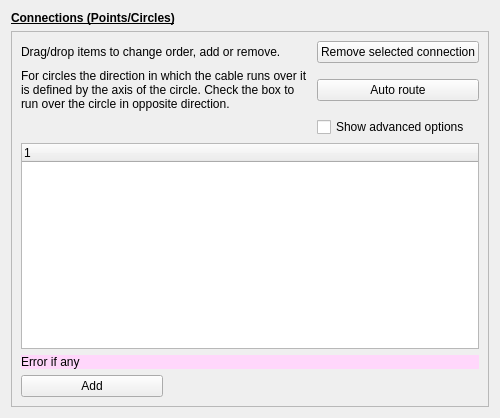
<?xml version="1.0" encoding="UTF-8"?>
<ui version="4.0">
 <class>ConnectionForm</class>
 <widget class="QWidget" name="ConnectionForm">
  <property name="geometry">
   <rect>
    <x>0</x>
    <y>0</y>
    <width>500</width>
    <height>418</height>
   </rect>
  </property>
  <property name="windowTitle">
   <string>Form</string>
  </property>
  <layout class="QVBoxLayout" name="verticalLayout">
   <item>
    <widget class="QLabel" name="label_3">
     <property name="text">
      <string>&lt;html&gt;&lt;head/&gt;&lt;body&gt;&lt;p&gt;&lt;span style=&quot; font-weight:600; text-decoration: underline;&quot;&gt;Connections (Points/Circles)&lt;/span&gt;&lt;/p&gt;&lt;/body&gt;&lt;/html&gt;</string>
     </property>
     <property name="wordWrap">
      <bool>true</bool>
     </property>
     <property name="indent">
      <number>-1</number>
     </property>
    </widget>
   </item>
   <item>
    <widget class="QFrame" name="frame">
     <property name="frameShape">
      <enum>QFrame::StyledPanel</enum>
     </property>
     <property name="frameShadow">
      <enum>QFrame::Raised</enum>
     </property>
     <layout class="QGridLayout" name="gridLayout">
      <item row="4" column="1" colspan="2">
       <widget class="QLabel" name="label_8">
        <property name="text">
         <string>Drag/drop items to change order, add or remove.</string>
        </property>
        <property name="wordWrap">
         <bool>true</bool>
        </property>
       </widget>
      </item>
      <item row="10" column="1">
       <widget class="QPushButton" name="pushButton">
        <property name="text">
         <string>Add</string>
        </property>
       </widget>
      </item>
      <item row="8" column="1" colspan="3">
       <widget class="QTreeWidget" name="tree">
        <column>
         <property name="text">
          <string notr="true">1</string>
         </property>
        </column>
       </widget>
      </item>
      <item row="4" column="3">
       <widget class="QPushButton" name="pbRemoveSelected">
        <property name="text">
         <string>Remove selected connection</string>
        </property>
       </widget>
      </item>
      <item row="5" column="3">
       <widget class="QPushButton" name="pbSetShortestRoute">
        <property name="text">
         <string>Auto route</string>
        </property>
       </widget>
      </item>
      <item row="10" column="2" colspan="2">
       <widget class="QNodePicker" name="widgetPicker" native="true"/>
      </item>
      <item row="6" column="3">
       <widget class="QCheckBox" name="checkBox">
        <property name="text">
         <string>Show advanced options</string>
        </property>
       </widget>
      </item>
      <item row="9" column="1" colspan="3">
       <widget class="QLabel" name="lblError">
        <property name="styleSheet">
         <string notr="true">background-color: rgb(255, 215, 251);</string>
        </property>
        <property name="text">
         <string>Error if any</string>
        </property>
        <property name="wordWrap">
         <bool>true</bool>
        </property>
       </widget>
      </item>
      <item row="5" column="1" colspan="2">
       <widget class="QLabel" name="lbDirection">
        <property name="text">
         <string>For circles the direction in which the cable runs over it is defined by the axis of the circle. Check the box to run over the circle in opposite direction.</string>
        </property>
        <property name="wordWrap">
         <bool>true</bool>
        </property>
       </widget>
      </item>
     </layout>
    </widget>
   </item>
  </layout>
 </widget>
 <customwidgets>
  <customwidget>
   <class>QNodePicker</class>
   <extends>QWidget</extends>
   <header>DAVE.gui.helpers.qnodepicker</header>
   <container>1</container>
  </customwidget>
 </customwidgets>
 <tabstops>
  <tabstop>pbRemoveSelected</tabstop>
  <tabstop>pbSetShortestRoute</tabstop>
  <tabstop>pushButton</tabstop>
 </tabstops>
 <resources/>
 <connections/>
</ui>
